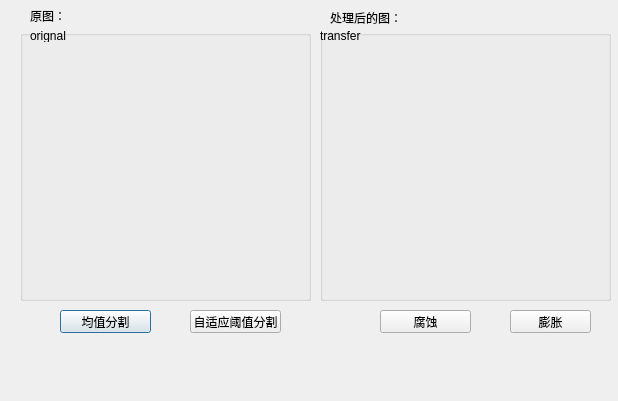
<?xml version="1.0" encoding="UTF-8"?>
<ui version="4.0">
 <class>ThreadHold</class>
 <widget class="QDialog" name="ThreadHold">
  <property name="geometry">
   <rect>
    <x>0</x>
    <y>0</y>
    <width>618</width>
    <height>401</height>
   </rect>
  </property>
  <property name="windowTitle">
   <string>Dialog</string>
  </property>
  <widget class="QPushButton" name="BtnMean">
   <property name="geometry">
    <rect>
     <x>60</x>
     <y>310</y>
     <width>91</width>
     <height>23</height>
    </rect>
   </property>
   <property name="text">
    <string>均值分割</string>
   </property>
  </widget>
  <widget class="QLabel" name="label">
   <property name="geometry">
    <rect>
     <x>30</x>
     <y>10</y>
     <width>54</width>
     <height>12</height>
    </rect>
   </property>
   <property name="text">
    <string>原图：</string>
   </property>
  </widget>
  <widget class="QLabel" name="label_2">
   <property name="geometry">
    <rect>
     <x>330</x>
     <y>10</y>
     <width>71</width>
     <height>16</height>
    </rect>
   </property>
   <property name="text">
    <string>处理后的图：</string>
   </property>
  </widget>
  <widget class="QPushButton" name="BtnAdapt">
   <property name="geometry">
    <rect>
     <x>190</x>
     <y>310</y>
     <width>91</width>
     <height>23</height>
    </rect>
   </property>
   <property name="text">
    <string>自适应阈值分割</string>
   </property>
  </widget>
  <widget class="QPushButton" name="BtnCOrrosion">
   <property name="geometry">
    <rect>
     <x>380</x>
     <y>310</y>
     <width>91</width>
     <height>23</height>
    </rect>
   </property>
   <property name="text">
    <string>腐蚀</string>
   </property>
  </widget>
  <widget class="QGroupBox" name="groupBox">
   <property name="geometry">
    <rect>
     <x>20</x>
     <y>30</y>
     <width>291</width>
     <height>271</height>
    </rect>
   </property>
   <property name="title">
    <string/>
   </property>
   <widget class="QLabel" name="labelOrignal">
    <property name="geometry">
     <rect>
      <x>10</x>
      <y>0</y>
      <width>54</width>
      <height>12</height>
     </rect>
    </property>
    <property name="text">
     <string>orignal</string>
    </property>
   </widget>
  </widget>
  <widget class="QGroupBox" name="groupBox_2">
   <property name="geometry">
    <rect>
     <x>320</x>
     <y>30</y>
     <width>291</width>
     <height>271</height>
    </rect>
   </property>
   <property name="title">
    <string/>
   </property>
   <widget class="QLabel" name="labelTransfer">
    <property name="geometry">
     <rect>
      <x>0</x>
      <y>0</y>
      <width>54</width>
      <height>12</height>
     </rect>
    </property>
    <property name="text">
     <string>transfer</string>
    </property>
   </widget>
  </widget>
  <widget class="QPushButton" name="BtnInflated">
   <property name="geometry">
    <rect>
     <x>510</x>
     <y>310</y>
     <width>81</width>
     <height>23</height>
    </rect>
   </property>
   <property name="text">
    <string>膨胀</string>
   </property>
  </widget>
 </widget>
 <resources/>
 <connections/>
</ui>
